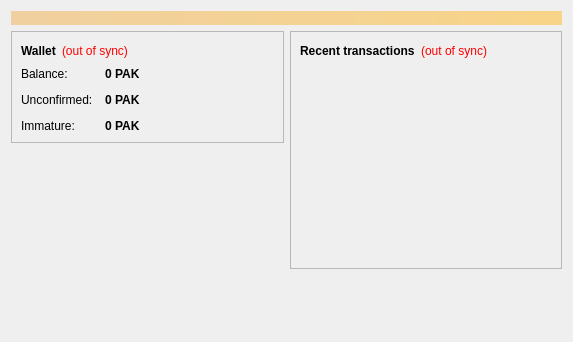
<?xml version="1.0" encoding="UTF-8"?>
<ui version="4.0">
 <class>OverviewPage</class>
 <widget class="QWidget" name="OverviewPage">
  <property name="geometry">
   <rect>
    <x>0</x>
    <y>0</y>
    <width>573</width>
    <height>342</height>
   </rect>
  </property>
  <property name="windowTitle">
   <string>Form</string>
  </property>
  <layout class="QVBoxLayout" name="topLayout">
   <item>
    <widget class="QLabel" name="labelAlerts">
     <property name="visible">
      <bool>false</bool>
     </property>
     <property name="styleSheet">
      <string notr="true">background-color: qlineargradient(x1: 0, y1: 0, x2: 1, y2: 0, stop:0 #F0D0A0, stop:1 #F8D488); color:#000000;</string>
     </property>
     <property name="wordWrap">
      <bool>true</bool>
     </property>
     <property name="margin">
      <number>3</number>
     </property>
    </widget>
   </item>
   <item>
    <layout class="QHBoxLayout" name="horizontalLayout" stretch="1,1">
     <item>
      <layout class="QVBoxLayout" name="verticalLayout_2">
       <item>
        <widget class="QFrame" name="frame">
         <property name="frameShape">
          <enum>QFrame::StyledPanel</enum>
         </property>
         <property name="frameShadow">
          <enum>QFrame::Raised</enum>
         </property>
         <layout class="QVBoxLayout" name="verticalLayout_4">
          <item>
           <layout class="QHBoxLayout" name="horizontalLayout_4">
            <item>
             <widget class="QLabel" name="label_5">
              <property name="font">
               <font>
                <weight>75</weight>
                <bold>true</bold>
               </font>
              </property>
              <property name="text">
               <string>Wallet</string>
              </property>
             </widget>
            </item>
            <item>
             <widget class="QLabel" name="labelWalletStatus">
              <property name="toolTip">
               <string>The displayed information may be out of date. Your wallet automatically synchronizes with the Pakcoin network after a connection is established, but this process has not completed yet.</string>
              </property>
              <property name="styleSheet">
               <string notr="true">QLabel { color: red; }</string>
              </property>
              <property name="text">
               <string notr="true">(out of sync)</string>
              </property>
              <property name="alignment">
               <set>Qt::AlignLeading|Qt::AlignLeft|Qt::AlignVCenter</set>
              </property>
             </widget>
            </item>
            <item>
             <spacer name="horizontalSpacer_2">
              <property name="orientation">
               <enum>Qt::Horizontal</enum>
              </property>
              <property name="sizeHint" stdset="0">
               <size>
                <width>40</width>
                <height>20</height>
               </size>
              </property>
             </spacer>
            </item>
           </layout>
          </item>
          <item>
           <layout class="QFormLayout" name="formLayout_2">
            <property name="fieldGrowthPolicy">
             <enum>QFormLayout::AllNonFixedFieldsGrow</enum>
            </property>
            <property name="horizontalSpacing">
             <number>12</number>
            </property>
            <property name="verticalSpacing">
             <number>12</number>
            </property>
            <item row="0" column="0">
             <widget class="QLabel" name="label">
              <property name="text">
               <string>Balance:</string>
              </property>
             </widget>
            </item>
            <item row="0" column="1">
             <widget class="QLabel" name="labelBalance">
              <property name="font">
               <font>
                <weight>75</weight>
                <bold>true</bold>
               </font>
              </property>
              <property name="cursor">
               <cursorShape>IBeamCursor</cursorShape>
              </property>
              <property name="toolTip">
               <string>Your current balance</string>
              </property>
              <property name="text">
               <string notr="true">0 PAK</string>
              </property>
              <property name="textInteractionFlags">
               <set>Qt::LinksAccessibleByMouse|Qt::TextSelectableByKeyboard|Qt::TextSelectableByMouse</set>
              </property>
             </widget>
            </item>
            <item row="1" column="0">
             <widget class="QLabel" name="label_3">
              <property name="text">
               <string>Unconfirmed:</string>
              </property>
             </widget>
            </item>
            <item row="1" column="1">
             <widget class="QLabel" name="labelUnconfirmed">
              <property name="font">
               <font>
                <weight>75</weight>
                <bold>true</bold>
               </font>
              </property>
              <property name="cursor">
               <cursorShape>IBeamCursor</cursorShape>
              </property>
              <property name="toolTip">
               <string>Total of transactions that have yet to be confirmed, and do not yet count toward the current balance</string>
              </property>
              <property name="text">
               <string notr="true">0 PAK</string>
              </property>
              <property name="textInteractionFlags">
               <set>Qt::LinksAccessibleByMouse|Qt::TextSelectableByKeyboard|Qt::TextSelectableByMouse</set>
              </property>
             </widget>
            </item>
            <item row="2" column="0">
             <widget class="QLabel" name="labelImmatureText">
              <property name="text">
               <string>Immature:</string>
              </property>
             </widget>
            </item>
            <item row="2" column="1">
             <widget class="QLabel" name="labelImmature">
              <property name="font">
               <font>
                <weight>75</weight>
                <bold>true</bold>
               </font>
              </property>
              <property name="toolTip">
               <string>Mined balance that has not yet matured</string>
              </property>
              <property name="text">
               <string notr="true">0 PAK</string>
              </property>
              <property name="textInteractionFlags">
               <set>Qt::LinksAccessibleByMouse|Qt::TextSelectableByKeyboard|Qt::TextSelectableByMouse</set>
              </property>
             </widget>
            </item>
           </layout>
          </item>
         </layout>
        </widget>
       </item>
       <item>
        <spacer name="verticalSpacer">
         <property name="orientation">
          <enum>Qt::Vertical</enum>
         </property>
         <property name="sizeHint" stdset="0">
          <size>
           <width>20</width>
           <height>40</height>
          </size>
         </property>
        </spacer>
       </item>
      </layout>
     </item>
     <item>
      <layout class="QVBoxLayout" name="verticalLayout_3">
       <item>
        <widget class="QFrame" name="frame_2">
         <property name="frameShape">
          <enum>QFrame::StyledPanel</enum>
         </property>
         <property name="frameShadow">
          <enum>QFrame::Raised</enum>
         </property>
         <layout class="QVBoxLayout" name="verticalLayout">
          <item>
           <layout class="QHBoxLayout" name="horizontalLayout_2">
            <item>
             <widget class="QLabel" name="label_4">
              <property name="text">
               <string>&lt;b&gt;Recent transactions&lt;/b&gt;</string>
              </property>
             </widget>
            </item>
            <item>
             <widget class="QLabel" name="labelTransactionsStatus">
              <property name="toolTip">
               <string>The displayed information may be out of date. Your wallet automatically synchronizes with the Pakcoin network after a connection is established, but this process has not completed yet.</string>
              </property>
              <property name="styleSheet">
               <string notr="true">QLabel { color: red; }</string>
              </property>
              <property name="text">
               <string notr="true">(out of sync)</string>
              </property>
              <property name="alignment">
               <set>Qt::AlignRight|Qt::AlignTrailing|Qt::AlignVCenter</set>
              </property>
             </widget>
            </item>
            <item>
             <spacer name="horizontalSpacer">
              <property name="orientation">
               <enum>Qt::Horizontal</enum>
              </property>
              <property name="sizeHint" stdset="0">
               <size>
                <width>40</width>
                <height>20</height>
               </size>
              </property>
             </spacer>
            </item>
           </layout>
          </item>
          <item>
           <widget class="QListView" name="listTransactions">
            <property name="styleSheet">
             <string notr="true">QListView { background: transparent; }</string>
            </property>
            <property name="frameShape">
             <enum>QFrame::NoFrame</enum>
            </property>
            <property name="verticalScrollBarPolicy">
             <enum>Qt::ScrollBarAlwaysOff</enum>
            </property>
            <property name="horizontalScrollBarPolicy">
             <enum>Qt::ScrollBarAlwaysOff</enum>
            </property>
            <property name="selectionMode">
             <enum>QAbstractItemView::NoSelection</enum>
            </property>
           </widget>
          </item>
         </layout>
        </widget>
       </item>
       <item>
        <spacer name="verticalSpacer_2">
         <property name="orientation">
          <enum>Qt::Vertical</enum>
         </property>
         <property name="sizeHint" stdset="0">
          <size>
           <width>20</width>
           <height>40</height>
          </size>
         </property>
        </spacer>
       </item>
      </layout>
     </item>
    </layout>
   </item>
  </layout>
 </widget>
 <resources/>
 <connections/>
</ui>
